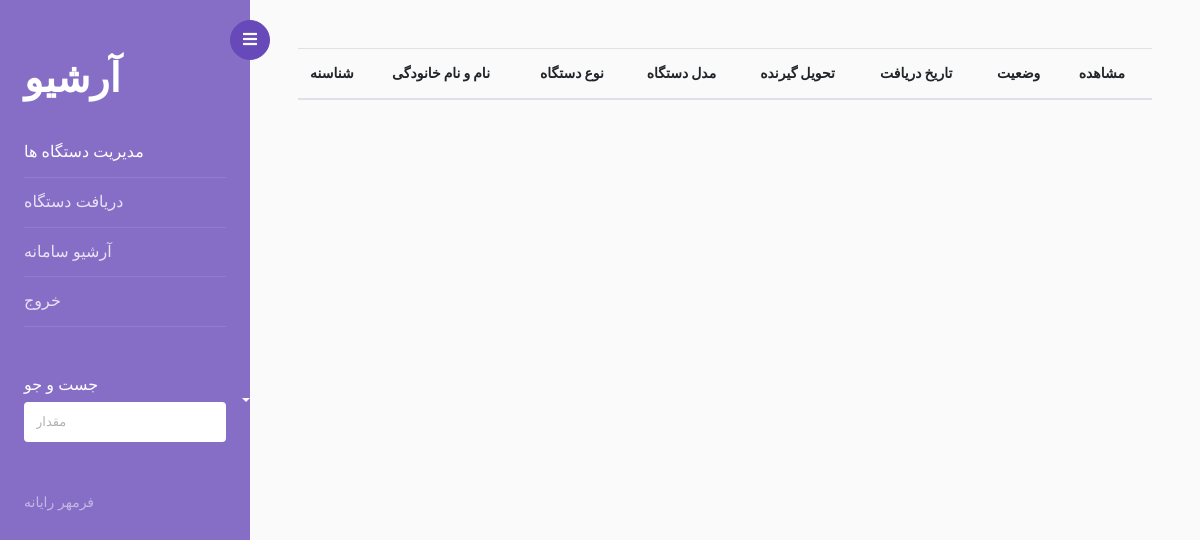
/archive (signed in), run on an earlier commit of the app's database.
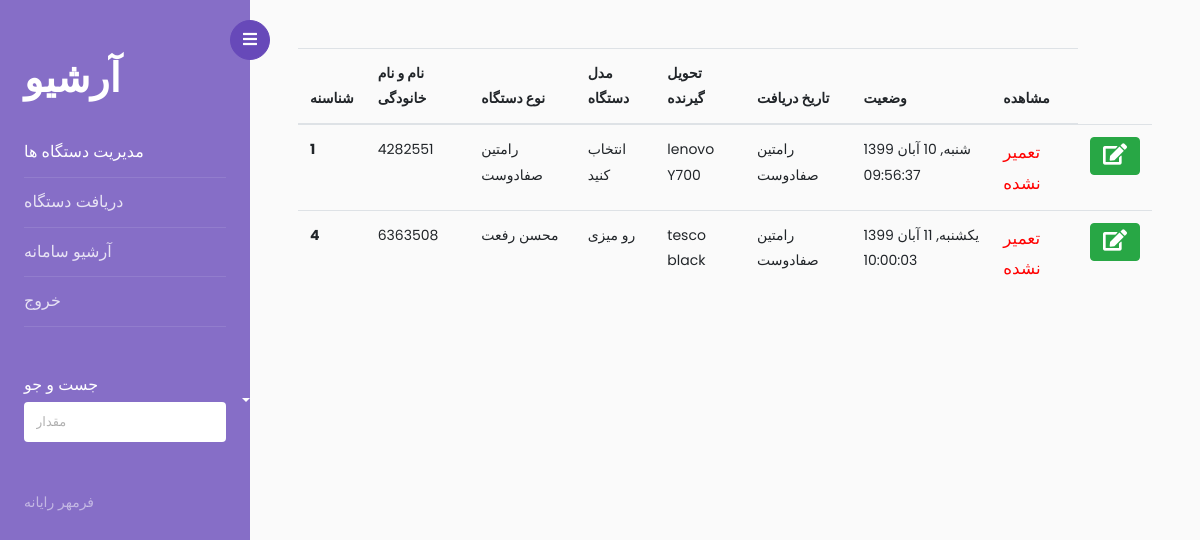
And on a later commit of the database.
### app.py (models this page shows, shortened)
class devices(db.Model):
    _id= db.Column("id", db.Integer , primary_key=True)
    tracking_number =db.Column(db.String(100),nullable=False,unique=True)
    customer_name =db.Column(db.String(100),nullable=False)
    customer_phone =db.Column(db.String(20))
    device_type =db.Column(db.String(100))
    device_model =db.Column(db.String(100))
    serial_number =db.Column(db.String(100))
    property_number =db.Column(db.String(100))
    address =db.Column(db.String(300))
    problem =db.Column(db.String(500))
    accesories =db.Column(db.String(300))
    other_text =db.Column(db.String(700))
    giver_name =db.Column(db.String(100))
    in_time =db.Column(db.String(100))
    out_time =db.Column(db.String(100))
    situation=db.Column(db.Integer)
    deliverd=db.Column(db.Integer)
    repair_report=db.Column(db.String(400))

### app.py (the view)
@app.route('/archive',methods=['POST','GET'])
def archive():
    if not current_user.is_authenticated:
        return redirect(url_for('.login'))
    values=devices.query.filter_by(deliverd=1)
    return render_template('archive.html',values=values)

### app.py (called while the page is built)
@Login_manager.user_loader
def load_user(user_id):
    return users.query.get(int(user_id))

### templates/archive.html (shortened to what this page needs)
<!doctype html>
<html lang="en">
  <head>
		<link rel="stylesheet" href="https://stackpath.bootstrapcdn.com/font-awesome/4.7.0/css/font-awesome.min.css">
    <link rel="stylesheet" href="../static/add/css/style.css">
    <link rel="stylesheet" href="https://cdnjs.cloudflare.com/ajax/libs/font-awesome/5.15.1/css/all.min.css?family">
  </head>
  <body>
		<div class="wrapper d-flex align-items-stretch">
			<nav id="sidebar">
				<div class="custom-menu">
					<button type="button" id="sidebarCollapse" class="btn btn-primary">
	          <i class="fa fa-bars"></i>
	        </button>
        </div>
				<div class="p-4 pt-5">
		  		<h1><a href="index.html" class="logo">آرشیو</a></h1>
	        <ul class="list-unstyled components mb-5">
	          <li class="active">
	            <a href="/"  aria-expanded="false" class="dropdown-toggle">مدیریت دستگاه ها</a>
	          </li>
	          <li>
	              <a href="/add">دریافت دستگاه  </a>
	          </li>
	          <li>
              <a href="/archive">آرشیو سامانه</a>
	          </li>
	          <li>
              <a href="/logout">خروج</a>
	          </li>
	        </ul>
	        <div class="mb-5">
						<h3 class="h6">جست و جو</h3>
						<form action="#" class="colorlib-subscribe-form">
	            <div class="form-group d-flex">
	              <input type="text" class="form-control" placeholder="مقدار ">
	            </div>
	          </form>
					</div>
	        <div class="footer">
	        	<p>
						  فرمهر رایانه
						  </p>
	        </div>
	      </div>
    	</nav>
      <div id="content" class="p-4 p-md-5 pt-5">
        <form method="POST" action="/edit">
        <table class="table" id="tblTest">
            <thead>
              <tr>
                <th scope="col">شناسنه</th>
                <th scope="col">نام و نام خانودگی</th>
                <th scope="col">نوع دستگاه</th>
                <th scope="col">مدل دستگاه</th>
                <th scope="col">تحویل گیرنده</th>
                <th scope="col">تاریخ دریافت</th>
                <th scope="col">وضعیت</th>
                <th scope="col">مشاهده</th>
              </tr>
            </thead>
            <tbody>
                {% for item in values %}
              <tr>
                <th scope="row">{{item._id}} </th>
                <td>{{item.tracking_number}}</td>
                <td>{{item.customer_name}}</td>
                <td>{{item.device_type}}</td>
                <td>{{item.device_model}}</td>
                <td>{{item.giver_name}}</td>
                <td>{{item.in_time}}</td>
                  {%  if item.situation==0 %}
                  <td style="color: #AA00FF ; font-size: larger;">تحویل گرفته شده</td>
                  {% elif item.situation==1 %}
                  <td style="color: #00BFA5; font-size: larger;">تعمیر شده</td>
                  {% else %}
                  <td style="color:#FF0000; font-size: larger;">تعمیر نشده</td>
                  {% endif %}
                <td> <button type="submit" class="btn btn-success btnSelect" >
                  <i class="fa fa-edit fa-lg"></i>
              </button></td>
              </tr>
              {% endfor %}
            </tbody>
          </table>
        </form>
      </div>
    </div>
  </body>
</html>

What changed in the data, as far as the page shows it:
now on this page (row edited): devices: _id "1", tracking_number "4282551", customer_name "رامتین صفادوست", device_type "انتخاب کنید", device_model "lenovo Y700", giver_name "رامتین صفادوست", in_time "شنبه, 10 آبان 1399 09:56:37", situation "تعمیر نشده"
now on this page (row edited): devices: _id "4", tracking_number "6363508", customer_name "محسن رفعت", device_type "رو میزی", device_model "tesco black", giver_name "رامتین صفادوست", in_time "یکشنبه, 11 آبان 1399 10:00:03", situation "تعمیر نشده"
